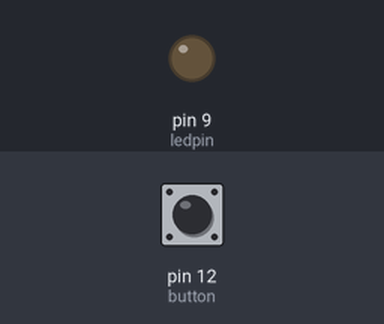
Recording of a sketch running on a simulated Arduino Uno, built with avr-gcc and run on an emulated ATmega328P. Shown: output pins drawn as LEDs (lit = HIGH). Dashed ring = blinking. Inputs (shaded band) come from the test bench; at power-on: pin 12 (button) HIGH.

Above: at 1.2 s.
1.3 s: pin 12 (button) pulled LOW for 0.15 s
At 1.4 s:
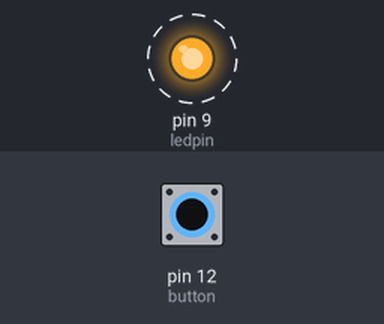
4.3 s: pin 12 (button) pulled LOW for 3.2 s
At 8.5 s:
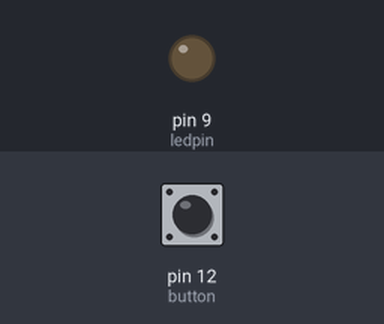
Timing chart, 0 to 10.0 s (numbered marks = the images above; inputs shaded):
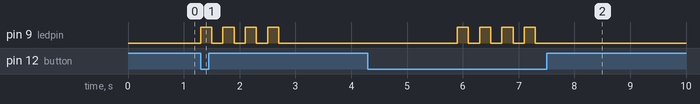

Measured:
- after the input at 1.3 s, pin 9 (ledpin): alternates HIGH for 0.20 s and LOW for 0.20 s, 8 changes in all, then stays LOW, starting at once
- after the input at 4.3 s, pin 9 (ledpin): alternates HIGH for 0.20 s and LOW for 0.20 s, 8 changes in all, then stays LOW, starting after 1.6 s

The sketch:

my_research.ino
```cpp
int ledpin = 9;
int button = 12;
int i;
int ledblink=4;
bool buttonState;

void setup() {
  pinMode(ledpin, OUTPUT);
  pinMode(button, INPUT);
}

void loop() {
  buttonState = digitalRead(button);
  if (!buttonState) {
    for (i=1; i<=ledblink; i++ ){
    digitalWrite(ledpin, HIGH);
    delay(200);
    digitalWrite(ledpin, LOW);
    delay(200);
  }
    delay(3000);


  }
}
```
